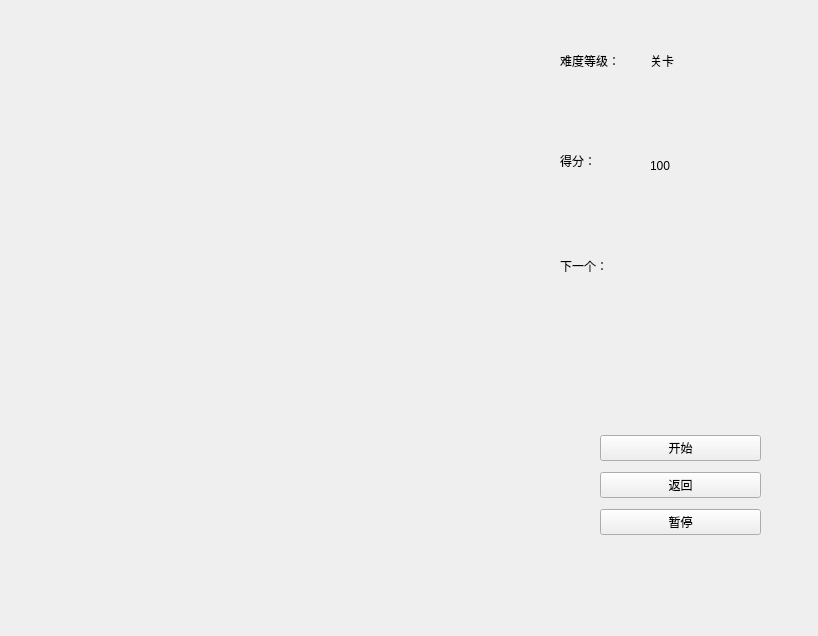
<?xml version="1.0" encoding="UTF-8"?>
<ui version="4.0">
 <class>Game_interface</class>
 <widget class="QWidget" name="Game_interface">
  <property name="geometry">
   <rect>
    <x>0</x>
    <y>0</y>
    <width>818</width>
    <height>636</height>
   </rect>
  </property>
  <property name="windowTitle">
   <string>俄罗斯方块</string>
  </property>
  <property name="windowIcon">
   <iconset>
    <normaloff>C:/Users/zheng/Pictures/Camera Roll/tetris.jpeg</normaloff>C:/Users/zheng/Pictures/Camera Roll/tetris.jpeg</iconset>
  </property>
  <property name="autoFillBackground">
   <bool>true</bool>
  </property>
  <property name="styleSheet">
   <string notr="true"/>
  </property>
  <widget class="QWidget" name="PromptArea" native="true">
   <property name="geometry">
    <rect>
     <x>560</x>
     <y>30</y>
     <width>231</width>
     <height>281</height>
    </rect>
   </property>
   <widget class="QLabel" name="label_checkpoint">
    <property name="geometry">
     <rect>
      <x>0</x>
      <y>20</y>
      <width>81</width>
      <height>21</height>
     </rect>
    </property>
    <property name="text">
     <string>难度等级：</string>
    </property>
   </widget>
   <widget class="QLabel" name="label_score">
    <property name="geometry">
     <rect>
      <x>0</x>
      <y>120</y>
      <width>51</width>
      <height>21</height>
     </rect>
    </property>
    <property name="text">
     <string>得分：</string>
    </property>
   </widget>
   <widget class="QLabel" name="label_next">
    <property name="geometry">
     <rect>
      <x>0</x>
      <y>220</y>
      <width>71</width>
      <height>31</height>
     </rect>
    </property>
    <property name="text">
     <string>下一个：</string>
    </property>
   </widget>
   <widget class="QLabel" name="check_show">
    <property name="geometry">
     <rect>
      <x>90</x>
      <y>20</y>
      <width>51</width>
      <height>21</height>
     </rect>
    </property>
    <property name="styleSheet">
     <string notr="true">font: 14pt &quot;Agency FB&quot;;</string>
    </property>
    <property name="text">
     <string>关卡</string>
    </property>
   </widget>
   <widget class="QLabel" name="score_show">
    <property name="geometry">
     <rect>
      <x>90</x>
      <y>120</y>
      <width>51</width>
      <height>31</height>
     </rect>
    </property>
    <property name="styleSheet">
     <string notr="true">font: 14pt &quot;Agency FB&quot;;</string>
    </property>
    <property name="text">
     <string>100</string>
    </property>
   </widget>
  </widget>
  <widget class="QWidget" name="verticalLayoutWidget">
   <property name="geometry">
    <rect>
     <x>600</x>
     <y>430</y>
     <width>161</width>
     <height>111</height>
    </rect>
   </property>
   <layout class="QVBoxLayout" name="verticalLayout_2">
    <item>
     <widget class="QPushButton" name="start">
      <property name="text">
       <string>开始</string>
      </property>
     </widget>
    </item>
    <item>
     <widget class="QPushButton" name="return_2">
      <property name="text">
       <string>返回</string>
      </property>
     </widget>
    </item>
    <item>
     <widget class="QPushButton" name="stop">
      <property name="text">
       <string>暂停</string>
      </property>
     </widget>
    </item>
   </layout>
  </widget>
 </widget>
 <resources/>
 <connections/>
</ui>
